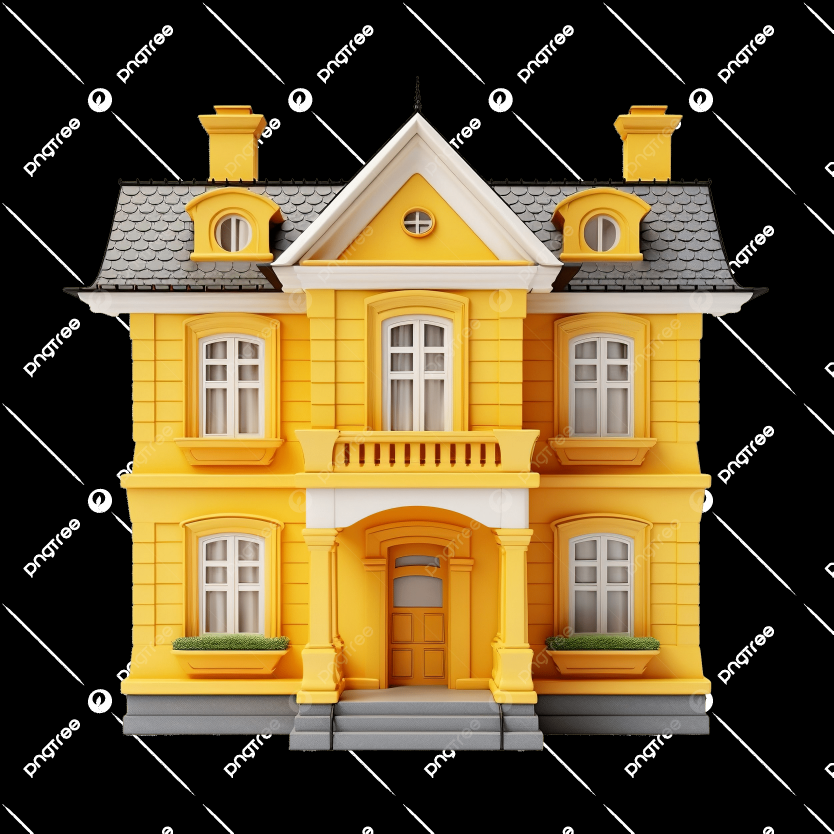
#> input picture class2/images/imagenFachada.png, 2500 x 2500 px (shown at 1/3 size)
$ jupyter execute binary.ipynb
#> lines starting #> are read from the running program, lines starting #| are printed output that depends on the picture; after the words box and inside, x2 and y2 are one past the last pixel; in counts of white or black regions, pixels touching at a corner belong together
[cell 1]
import cv2

def read_image(image_path):
    # Read the image from the specified
#> called with image_path = './images/imagenFachada.png'
    imageBgr = cv2.imread(image_path, 1)
#> imageBgr is the input picture: shape (2500, 2500, 3); mean B, G, R 49, 83.5, 101.9
    imageGray = cv2.imread(image_path, 0)
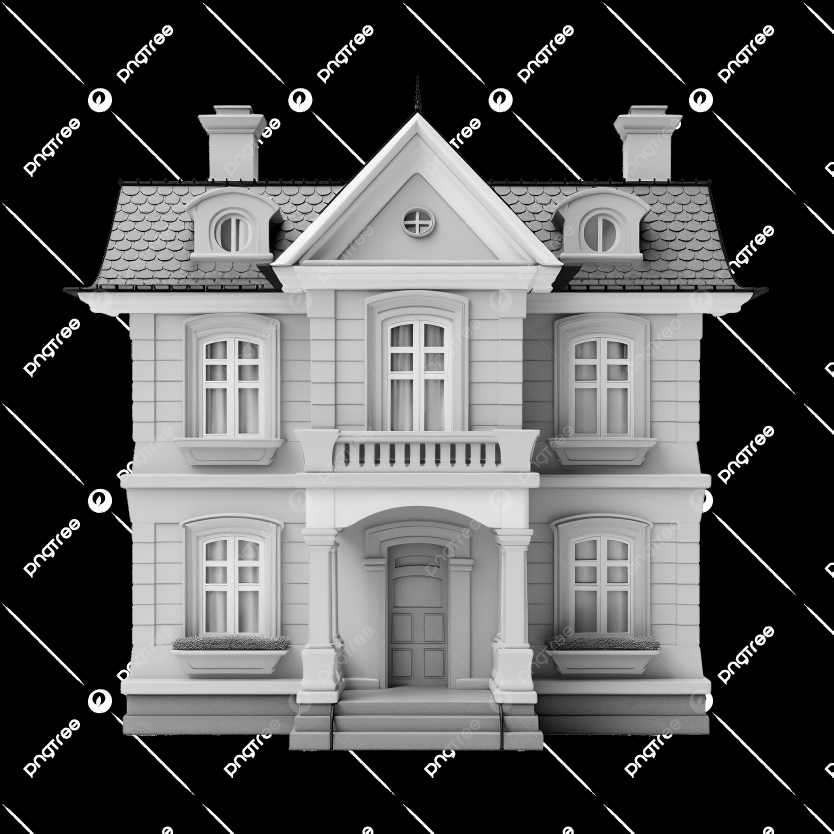
#> imageGray: shape (2500, 2500) (shown at 1/3 size); min 0, max 255, mean 84.8
    return imageBgr, imageGray

def binaryGray(image, method = 0, Umin=0, Umax=255):

    if method == 0:
        # Use a fixed threshold value
        ret, imgBinary = cv2.threshold(image, Umin, 255, cv2.THRESH_BINARY)
    else:
        imgBinary = cv2.inRange(image, Umin, Umax)
    return imgBinary

def binaryColor(image,  Bmin, Gmin, Rmin, Bmax, Gmax, Rmax ):
    imgBinary = cv2.inRange(image, (Bmin,Gmin,Rmin), (Bmax,Gmax,Rmax))
    return imgBinary

def show_image(image, title="Image"):
    cv2.imshow(title, image)
    # cv2.imshow(title, resize_image(image))

def main():
    image_path = "./images/imagenFachada.png"  # Replace with your image path
    #image_path = "images/test.png"  # Replace with your image path
    imageBgr, imageGray = read_image(image_path)
    while True:
        # [13 lines of commented-out code are left out]
        color= cv2.getTrackbarPos('color', 'Binary Image')


        # [6 lines of commented-out code are left out]
        otherColor= change_yellow_to_other_colors(imageBgr, color)
#> in change_yellow_to_other_colors, `hsv = cv2.cvtColor(image, cv2.COLOR_BGR2HSV)`: hsv: shape (2500, 2500, 3); mean H, S, V 12.1, 65.9, 102.1
#> in change_yellow_to_other_colors, `mask = cv2.inRange(hsv, lower_yellow, upper_yellow)`:
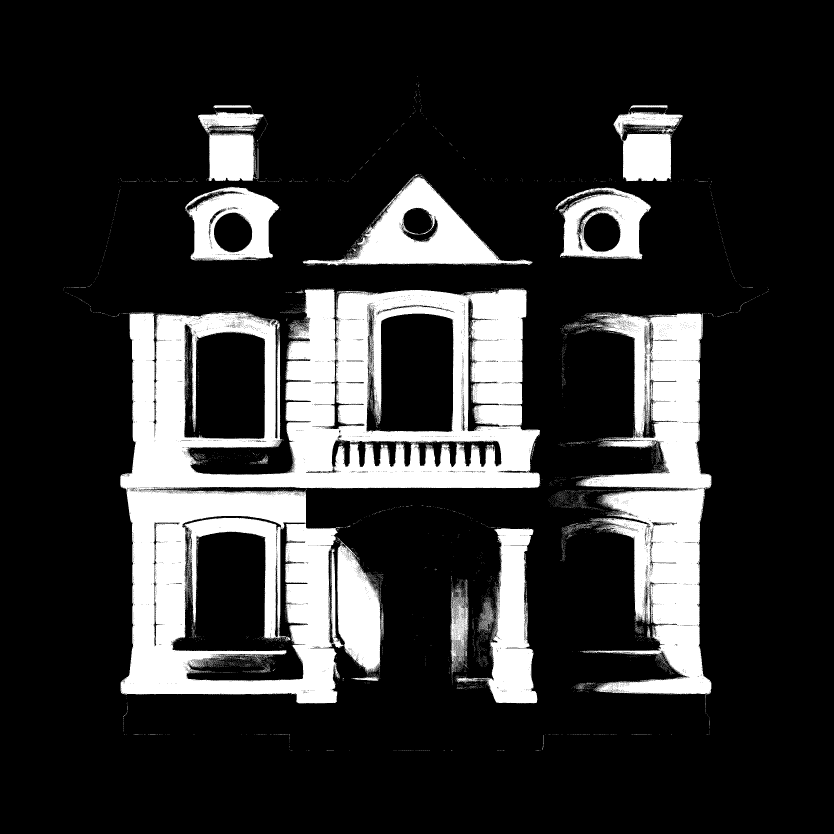
#> mask: shape (2500, 2500) (shown at 1/3 size); 18.9% white; 9868 white regions (9802 under 20 px), largest, box (x1, y1, x2, y2) and area: (361, 866, 1621, 2110) 671751, (1731, 938, 2134, 2084) 216761, (908, 528, 1599, 796) 59774
#> in change_yellow_to_other_colors, `result[mask > 0] = replacement`:
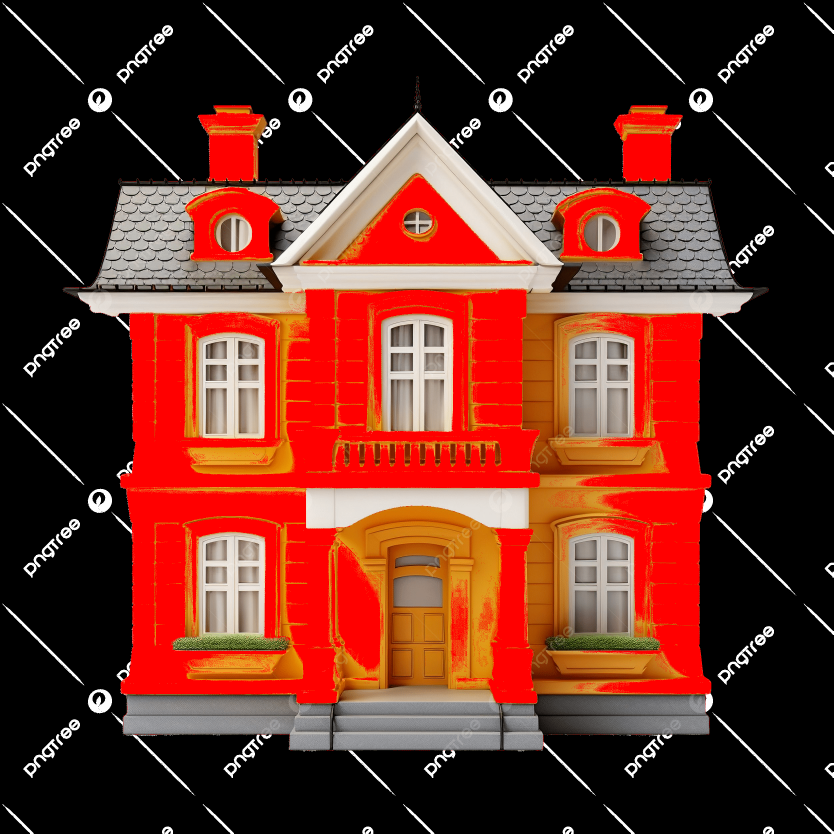
#> result: shape (2500, 2500, 3) (shown at 1/3 size); mean B, G, R 35.8, 47.4, 105.4
        # Resize image to fit monitor (e.g., width=800, keep aspect ratio)
        height, width = otherColor.shape[:2]
#> height = 2500; width = 2500
        max_width = 800
        if width > max_width:
            scale = max_width / width
#> scale = 0.32
            new_size = (int(width * scale), int(height * scale))
#> new_size = (800, 800)
            otherColor = cv2.resize(otherColor, new_size, interpolation=cv2.INTER_AREA)
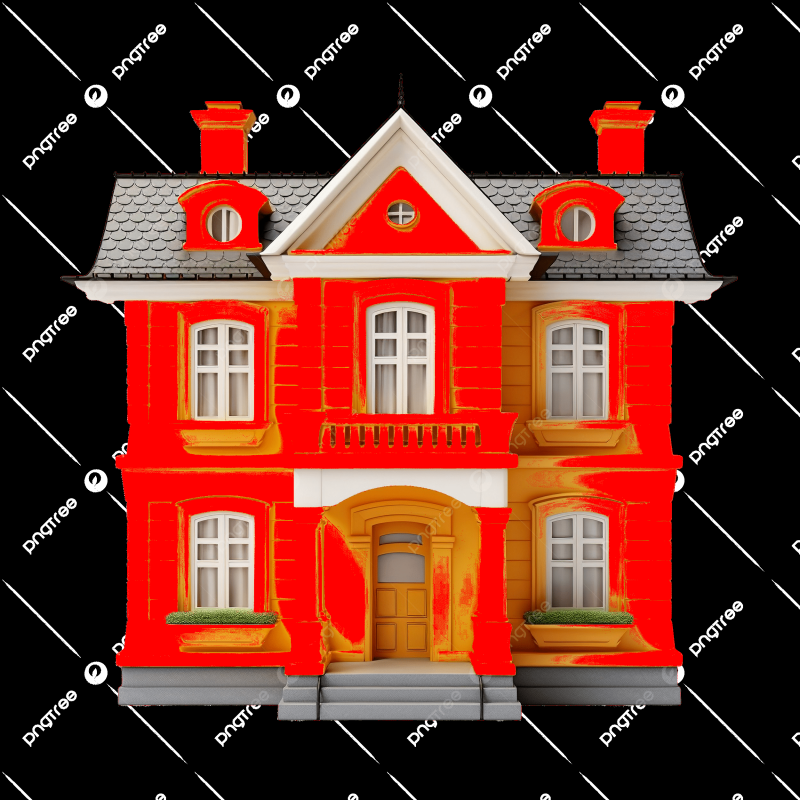
#> otherColor: shape (800, 800, 3); mean B, G, R 35.8, 47.4, 105.4
        show_image(otherColor, "Binary Image")
        if cv2.waitKey(1) & 0xFF == ord('q'):
#> (key q is pressed here)
            break
    cv2.destroyAllWindows()

def change_yellow_to_other_colors(image, color_choice):
        """
        Change yellow pixels in the input BGR image to another color.
        color_choice: 1=red, 2=green, 3=blue
        """
        # Convert to HSV for easier yellow detection
        hsv = cv2.cvtColor(image, cv2.COLOR_BGR2HSV)
        # Define yellow range in HSV
        lower_yellow = (20, 100, 100)
        upper_yellow = (30, 255, 255)
        mask = cv2.inRange(hsv, lower_yellow, upper_yellow)
        # Choose replacement color in BGR
        if color_choice == 1:
            replacement = (0, 0, 255)   # Red
        elif color_choice == 2:
            replacement = (0, 255, 0)   # Green
        elif color_choice == 3:
            replacement = (255, 0, 0)   # Blue
        else:
            replacement = (0, 0, 0)     # Black (default)
        # Change yellow pixels to replacement color
        result = image.copy()
        result[mask > 0] = replacement
        return result

def create_trackbarGray():
    cv2.namedWindow('Binary Image')
    cv2.createTrackbar('Umin', 'Binary Image', 0, 255, lambda x: None)
    cv2.createTrackbar('Umax', 'Binary Image', 0, 255, lambda x: None)

def create_trackbarColor():
    cv2.namedWindow('Binary Image')
    # [6 lines of commented-out code are left out]
    cv2.createTrackbar('color', 'Binary Image', 1, 3, lambda x: None)

def transformSpaceColor(image):
    return cv2.cvtColor(image, cv2.COLOR_BGR2HSV)  # Example conversion to HSV

if __name__ == "__main__":
    #create_trackbarGray()
    create_trackbarColor()
    main()

$ run again, with class2/images/5.jpg saved as class2/images/imagenFachada.png
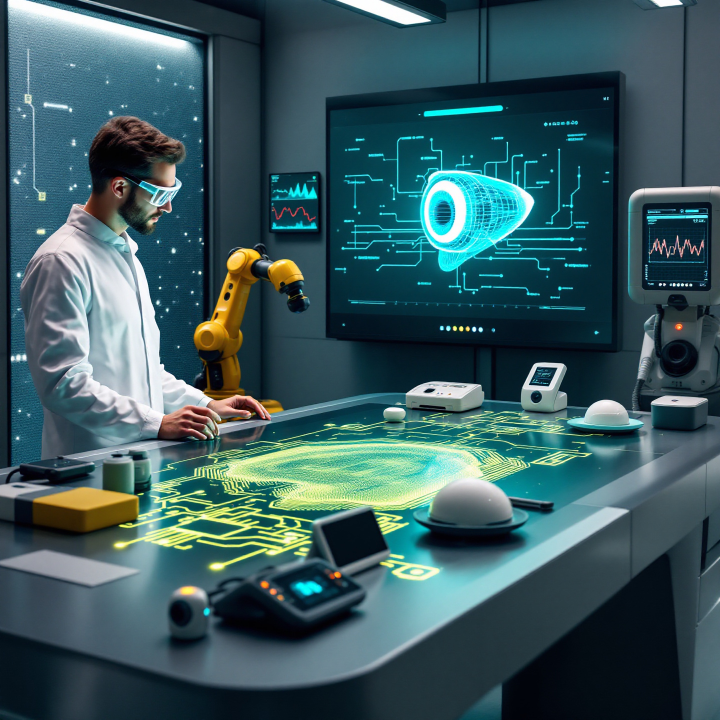
#> input picture class2/images/5.jpg, 1440 x 1440 px (shown at 1/2 size)
#> in read_image, imageBgr is the input picture: shape (1440, 1440, 3); mean B, G, R 94.8, 89.9, 57.9
#> hsv: shape (1440, 1440, 3); mean H, S, V 94.4, 143.3, 100.8
#> in change_yellow_to_other_colors, `mask = cv2.inRange(hsv, lower_yellow, upper_yellow)`:
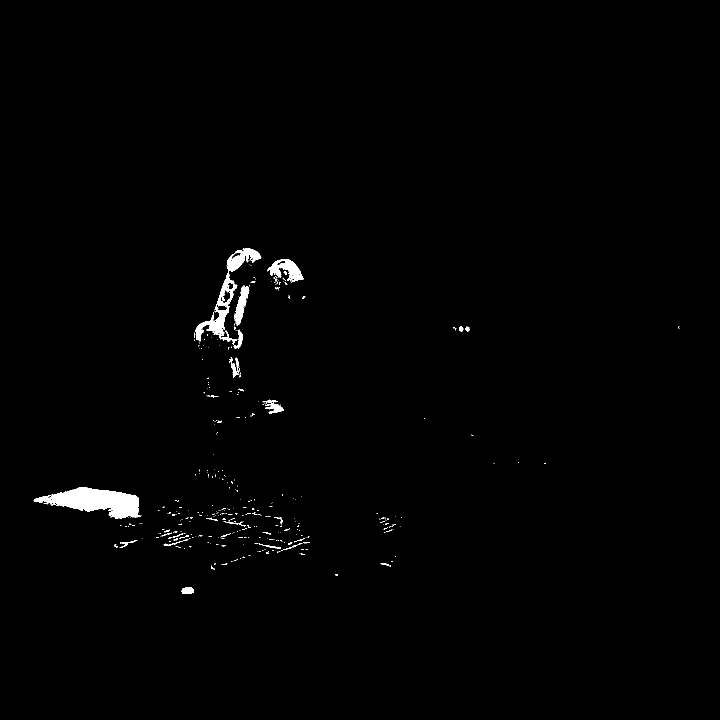
#> mask: shape (1440, 1440) (shown at 1/2 size); 0.89% white; 350 white regions (310 under 20 px), largest, box (x1, y1, x2, y2) and area: (67, 975, 283, 1037) 7267, (390, 497, 523, 683) 4265, (535, 519, 607, 565) 1578
#> result: shape (1440, 1440, 3); 0.89% of pixels changed, all inside (x1, y1, x2, y2) = (67, 497, 1359, 1188)
#> in main, `otherColor = cv2.resize(otherColor, new_size, interpolation=cv2.INTER_..`:
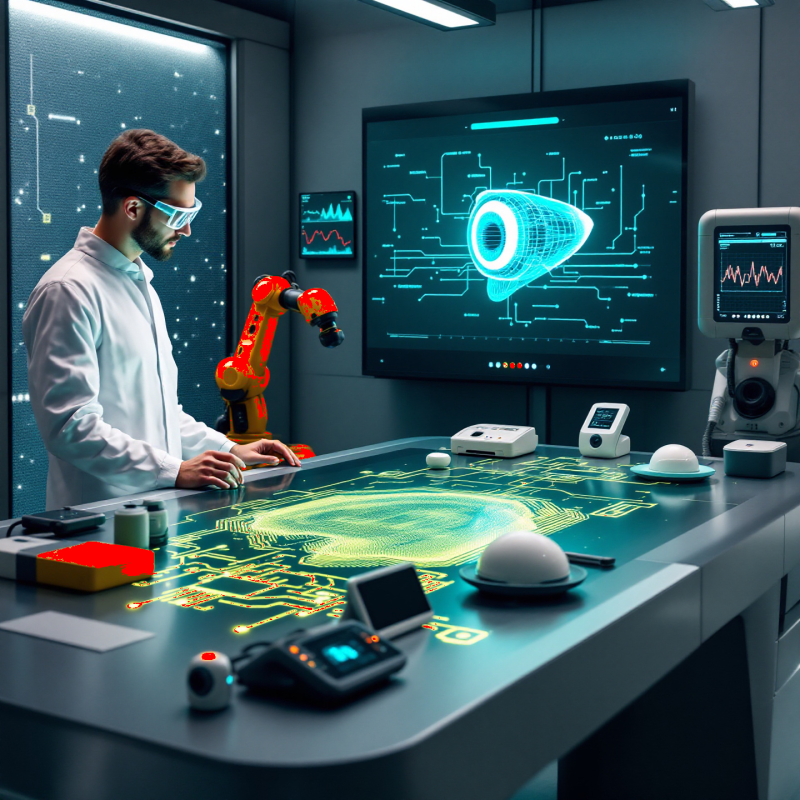
#> otherColor: shape (800, 800, 3); mean B, G, R 94.3, 88.5, 58.4
